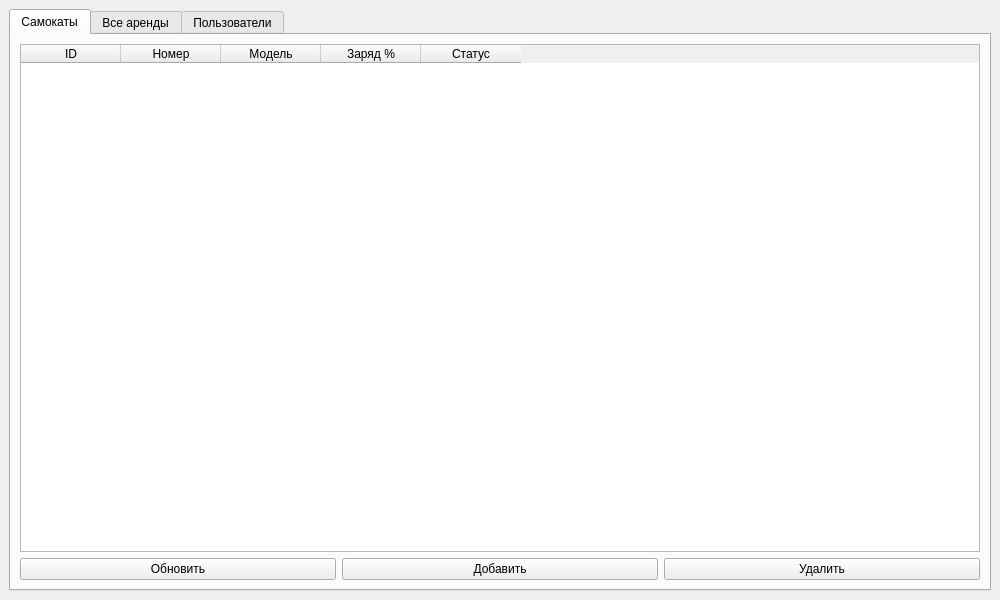
<?xml version="1.0" encoding="UTF-8"?>
<ui version="4.0">
 <class>ManagerWindow</class>
 <widget class="QMainWindow" name="ManagerWindow">
  <property name="geometry"><rect><x>0</x><y>0</y><width>1000</width><height>600</height></rect></property>
  <property name="windowTitle"><string>Аренда — менеджер</string></property>
  <widget class="QWidget" name="centralwidget">
   <layout class="QVBoxLayout" name="mainLayout">
    <item>
     <widget class="QTabWidget" name="tabs">
      <widget class="QWidget" name="scootersTab">
       <attribute name="title"><string>Самокаты</string></attribute>
       <layout class="QVBoxLayout" name="scootersLayout">
        <item><widget class="QTableWidget" name="scootersTable"><property name="columnCount"><number>5</number></property><column><property name="text"><string>ID</string></property></column><column><property name="text"><string>Номер</string></property></column><column><property name="text"><string>Модель</string></property></column><column><property name="text"><string>Заряд %</string></property></column><column><property name="text"><string>Статус</string></property></column></widget></item>
        <item>
         <layout class="QHBoxLayout" name="scootersButtonsLayout">
          <item><widget class="QPushButton" name="refreshScootersButton"><property name="text"><string>Обновить</string></property></widget></item>
          <item><widget class="QPushButton" name="addScooterButton"><property name="text"><string>Добавить</string></property></widget></item>
          <item><widget class="QPushButton" name="deleteScooterButton"><property name="text"><string>Удалить</string></property></widget></item>
         </layout>
        </item>
       </layout>
      </widget>
      <widget class="QWidget" name="rentalsTab">
       <attribute name="title"><string>Все аренды</string></attribute>
       <layout class="QVBoxLayout" name="rentalsLayout">
        <item><widget class="QTableWidget" name="rentalsTable"><property name="columnCount"><number>9</number></property><column><property name="text"><string>ID</string></property></column><column><property name="text"><string>Пользователь</string></property></column><column><property name="text"><string>Номер</string></property></column><column><property name="text"><string>Модель</string></property></column><column><property name="text"><string>Тариф</string></property></column><column><property name="text"><string>Начало</string></property></column><column><property name="text"><string>Конец</string></property></column><column><property name="text"><string>Статус</string></property></column><column><property name="text"><string>Сумма</string></property></column></widget></item>
        <item><widget class="QPushButton" name="refreshRentalsButton"><property name="text"><string>Обновить</string></property></widget></item>
       </layout>
      </widget>
      <widget class="QWidget" name="usersTab">
       <attribute name="title"><string>Пользователи</string></attribute>
       <layout class="QVBoxLayout" name="usersLayout">
        <item><widget class="QTableWidget" name="usersTable"><property name="columnCount"><number>4</number></property><column><property name="text"><string>ID</string></property></column><column><property name="text"><string>Логин</string></property></column><column><property name="text"><string>ФИО</string></property></column><column><property name="text"><string>Роль</string></property></column></widget></item>
        <item><widget class="QPushButton" name="refreshUsersButton"><property name="text"><string>Обновить</string></property></widget></item>
       </layout>
      </widget>
     </widget>
    </item>
   </layout>
  </widget>
 </widget>
 <resources/>
 <connections/>
</ui>
